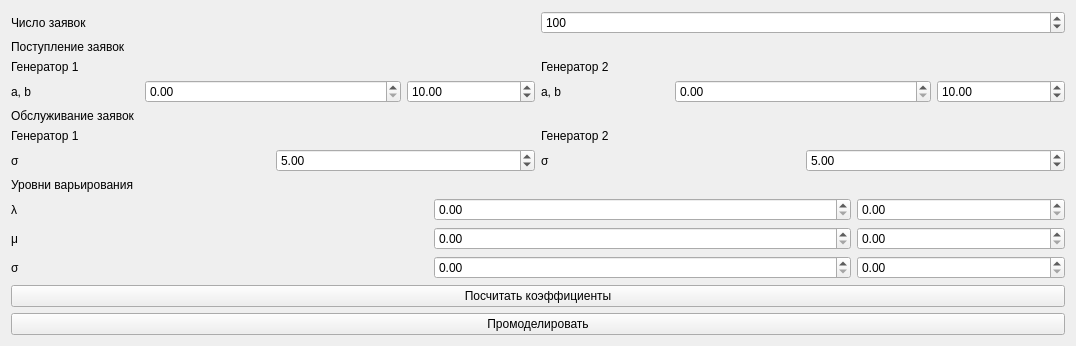
      <widget class="QWidget" name="tab_5">
       <attribute name="title">
        <string>Параметры</string>
       </attribute>
       <layout class="QVBoxLayout" name="verticalLayout_4">
        <item>
         <layout class="QGridLayout" name="gridLayout_7">
          <item row="0" column="0">
           <widget class="QLabel" name="label_7">
            <property name="text">
             <string>Число заявок</string>
            </property>
           </widget>
          </item>
          <item row="0" column="1">
           <widget class="QSpinBox" name="spinBox">
            <property name="maximum">
             <number>1000000000</number>
            </property>
            <property name="value">
             <number>100</number>
            </property>
           </widget>
          </item>
         </layout>
        </item>
        <item>
         <layout class="QGridLayout" name="gridLayout_10">
          <item row="0" column="0">
           <widget class="QLabel" name="label">
            <property name="minimumSize">
             <size>
              <width>1054</width>
              <height>0</height>
             </size>
            </property>
            <property name="text">
             <string>Поступление заявок</string>
            </property>
           </widget>
          </item>
          <item row="1" column="0">
           <layout class="QGridLayout" name="gridLayout_9">
            <item row="0" column="0">
             <widget class="QLabel" name="label_2">
              <property name="text">
               <string>Генератор 1</string>
              </property>
             </widget>
            </item>
            <item row="0" column="1">
             <widget class="QLabel" name="label_3">
              <property name="text">
               <string>Генератор 2</string>
              </property>
             </widget>
            </item>
            <item row="1" column="0">
             <layout class="QGridLayout" name="gridLayout_5">
              <item row="0" column="0">
               <widget class="QLabel" name="label_4">
                <property name="text">
                 <string>a, b</string>
                </property>
               </widget>
              </item>
              <item row="0" column="1" colspan="2">
               <widget class="QDoubleSpinBox" name="doubleSpinBox">
                <property name="maximum">
                 <double>10000000000000000303786028427003666890752.000000000000000</double>
                </property>
               </widget>
              </item>
              <item row="0" column="3">
               <widget class="QDoubleSpinBox" name="doubleSpinBox_2">
                <property name="maximum">
                 <double>1000000000000000042420637374017961984.000000000000000</double>
                </property>
                <property name="value">
                 <double>10.000000000000000</double>
                </property>
               </widget>
              </item>
             </layout>
            </item>
            <item row="1" column="1">
             <layout class="QGridLayout" name="gridLayout_6">
              <item row="0" column="3">
               <widget class="QDoubleSpinBox" name="doubleSpinBox_4">
                <property name="maximum">
                 <double>100000000000000000620008645040778319495168.000000000000000</double>
                </property>
                <property name="value">
                 <double>10.000000000000000</double>
                </property>
               </widget>
              </item>
              <item row="0" column="1" colspan="2">
               <widget class="QDoubleSpinBox" name="doubleSpinBox_3">
                <property name="maximum">
                 <double>100000000000000005366162204393472.000000000000000</double>
                </property>
               </widget>
              </item>
              <item row="0" column="0">
               <widget class="QLabel" name="label_5">
                <property name="text">
                 <string>a, b</string>
                </property>
               </widget>
              </item>
             </layout>
            </item>
           </layout>
          </item>
         </layout>
        </item>
        <item>
         <layout class="QGridLayout" name="gridLayout_8">
          <item row="1" column="0">
           <layout class="QVBoxLayout" name="verticalLayout_2">
            <item>
             <widget class="QLabel" name="label_8">
              <property name="text">
               <string>Генератор 1</string>
              </property>
             </widget>
            </item>
            <item>
             <layout class="QGridLayout" name="gridLayout_3">
              <item row="0" column="0">
               <widget class="QLabel" name="label_10">
                <property name="text">
                 <string>σ</string>
                </property>
               </widget>
              </item>
              <item row="0" column="1">
               <widget class="QDoubleSpinBox" name="doubleSpinBox_7">
                <property name="value">
                 <double>5.000000000000000</double>
                </property>
               </widget>
              </item>
             </layout>
            </item>
           </layout>
          </item>
          <item row="1" column="1">
           <layout class="QVBoxLayout" name="verticalLayout_3">
            <item>
             <widget class="QLabel" name="label_9">
              <property name="text">
               <string>Генератор 2</string>
              </property>
             </widget>
            </item>
            <item>
             <layout class="QGridLayout" name="gridLayout_4">
              <item row="0" column="0">
               <widget class="QLabel" name="label_11">
                <property name="text">
                 <string>σ</string>
                </property>
               </widget>
              </item>
              <item row="0" column="1">
               <widget class="QDoubleSpinBox" name="doubleSpinBox_8">
                <property name="value">
                 <double>5.000000000000000</double>
                </property>
               </widget>
              </item>
             </layout>
            </item>
           </layout>
          </item>
          <item row="0" column="0" colspan="2">
           <widget class="QLabel" name="label_6">
            <property name="text">
             <string>Обслуживание заявок</string>
            </property>
           </widget>
          </item>
         </layout>
        </item>
        <item>
         <layout class="QVBoxLayout" name="verticalLayout">
          <item>
           <widget class="QLabel" name="label_16">
            <property name="text">
             <string>Уровни варьирования</string>
            </property>
           </widget>
          </item>
          <item>
           <layout class="QGridLayout" name="gridLayout_2">
            <item row="1" column="0" colspan="2">
             <widget class="QLabel" name="label_17">
              <property name="text">
               <string>μ</string>
              </property>
             </widget>
            </item>
            <item row="1" column="2" colspan="2">
             <widget class="QDoubleSpinBox" name="doubleSpinBox_13"/>
            </item>
            <item row="1" column="4">
             <widget class="QDoubleSpinBox" name="doubleSpinBox_14"/>
            </item>
            <item row="2" column="0" colspan="2">
             <widget class="QLabel" name="label_19">
              <property name="text">
               <string>σ</string>
              </property>
             </widget>
            </item>
            <item row="2" column="2" colspan="2">
             <widget class="QDoubleSpinBox" name="doubleSpinBox_15"/>
            </item>
            <item row="2" column="4">
             <widget class="QDoubleSpinBox" name="doubleSpinBox_16"/>
            </item>
            <item row="0" column="4">
             <widget class="QDoubleSpinBox" name="doubleSpinBox_12"/>
            </item>
            <item row="0" column="2" colspan="2">
             <widget class="QDoubleSpinBox" name="doubleSpinBox_11"/>
            </item>
            <item row="0" column="0" colspan="2">
             <widget class="QLabel" name="label_18">
              <property name="text">
               <string>λ</string>
              </property>
             </widget>
            </item>
           </layout>
          </item>
          <item>
           <widget class="QPushButton" name="pushButton_2">
            <property name="text">
             <string>Посчитать коэффициенты</string>
            </property>
           </widget>
          </item>
         </layout>
        </item>
        <item>
         <widget class="QPushButton" name="pushButton">
          <property name="text">
           <string>Промоделировать</string>
          </property>
         </widget>
        </item>
       </layout>
      </widget>
